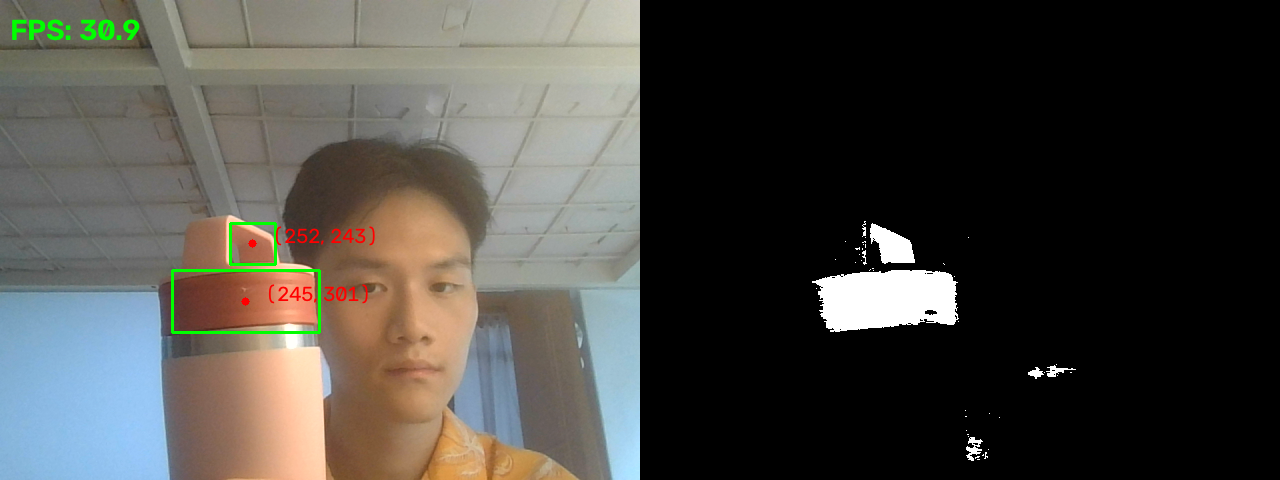
#> input picture combined.png, 1280 x 480 px, given in place of the camera
$ python main.py
#> lines starting #> are read from the running program, lines starting #| are printed output that depends on the picture; after the words box and inside, x2 and y2 are one past the last pixel; in counts of white or black regions, pixels touching at a corner belong together
### week4/notebooks/transform.py
#!/usr/bin/env python
# coding: utf-8

# In[2]:


import numpy as np


# In[1]:


def rotation_matrix_2d(theta_deg):
    theta_rad = np.radians(theta_deg)
    return np.array([
        [np.cos(theta_rad), - np.sin(theta_rad)],
        [np.sin(theta_rad), np.cos(theta_rad)]
    ])


# In[3]:


def scale_matrix_2d(sx, sy):
    return np.array([
        [sx, 0],
        [0, sy]
    ])


# In[ ]:


def translate_2d(point, tx, ty):
    p = np.asarray(point, dtype=float)
    t = np.array([tx, ty], dtype=float)
    return p + t


# In[ ]:

### week3/main.py
#!/usr/bin/env python
# coding: utf-8

# In[1]:


import cv2
import numpy as np
import matplotlib.pyplot as plt
import sys


# In[2]:


print(cv2.__version__)
print(np.__version__)


# In[3]:


import time

def calculate_fps(time_diffs):
    np_array = np.array(time_diffs)
    mean_val = np_array.mean()
    return 1/mean_val


# In[4]:


def draw_fps(frame, fps):
    fps_text = f"FPS: {fps:.1f}"
    return cv2.putText(
        frame,
        fps_text,
        (10, 40),
        cv2.FONT_HERSHEY_SIMPLEX,
        1,
        (0, 255, 0),  # Green text
        2,
        cv2.LINE_AA
    )


# In[5]:


def create_mask(bgr_frame):
    # BGR to HSV
    hsv_frame = cv2.cvtColor(bgr_frame, cv2.COLOR_BGR2HSV)

    # red
    lower_red01 = np.array([0, 120, 70])
    upper_red01 = np.array([10, 255, 255])
    lower_red02 = np.array([170,120,70])
    upper_red02 = np.array([180,255,255])

    mask01 = cv2.inRange(hsv_frame, lower_red01, upper_red01)
    mask02 = cv2.inRange(hsv_frame, lower_red02, upper_red02)

    return cv2.bitwise_or(mask01, mask02)


# In[6]:


def find_objects(mask):
    # maskClean = cv2.morphologyEx(mask, cv2.MORPH_OPEN, np.ones((5,5), np.uint8))
    contours, hierarchy = cv2.findContours(
    mask,
    cv2.RETR_EXTERNAL,
    cv2.CHAIN_APPROX_SIMPLE)

    threshold = 500
    objects = []

    for contour in contours:
        area = cv2.contourArea(contour)
        if area < threshold:
            continue
        x, y, w, h = cv2.boundingRect(contour)
        cx = x + w // 2
        cy = y + h // 2
        objects.append((cx, cy, area, (x, y, w, h)))

    return objects


# In[7]:


import transform


# In[8]:


def pixel_to_world(center_xy, image_size, scale, angle):
    w, h = image_size
    R = transform.rotation_matrix_2d(angle)
    S = transform.scale_matrix_2d(scale, scale)

    rel_position = transform.translate_2d(center_xy, - w / 2.0, - h / 2.0) # translation
    scaled = S @ rel_position # scaling
    angled = R @ scaled # rotation
    return angled


# In[24]:


def draw_detection(frame, detected_objects, image_size, scale, angle):
    wx = wy = None
    for cx, cy, area, (x, y, w, h) in detected_objects:

        greenBGR = (0, 255, 0)
        thickness = 2
        cv2.rectangle(frame, (x, y), (x + w, y + h), greenBGR, thickness)

        redBGR = (0,0,255)
        radius = 4
        cv2.circle(frame, (cx, cy), radius, redBGR, -1)

        wx, wy = pixel_to_world((cx, cy), image_size, scale, angle)
        text = f"px({cx}, {cy})\nworld({wx:.2f}, {wy:.2f})"
        text_position = (cx + 20, cy)

        cv2.putText(
            frame,
            text,
            text_position,
            cv2.FONT_HERSHEY_SIMPLEX,
            0.7,
            redBGR,
            1,
            cv2.LINE_AA
        )

    return frame, (wx, wy)


# In[25]:


def detect(frame, image_size, scale, angle):
    masked = create_mask(frame) # white objects, black background
    detected_objects = find_objects(masked) # detect boundaries
    if not detected_objects:
        return (frame, masked, [], None, None)
    largest = [max(detected_objects, key=lambda o: o[2])]
    result, world_coor = draw_detection(frame, largest, image_size, scale, angle) # draw bounding boxes on the original frame

    # largest[0] is (cx, cy, area, (x, y, w, h))
    pixel_coor = (largest[0][0], largest[0][1])
    # print(f"중심: ({world_coor[0]}, {world_coor[1]}) | 면적: {largest[0][2]}px²")
    return (result, masked, detected_objects, pixel_coor, world_coor)


# In[26]:


from collections import deque


# In[35]:


def main():
    # ---------------- Camera Initialization ----------------
    cap = cv2.VideoCapture(0)

    if not cap.isOpened():
        print("카메라를 열 수 없습니다.")
        sys.exit()

    width = 640
    height = 480
    image_size = (width, height)

    cap.set(cv2.CAP_PROP_FRAME_WIDTH, width)
    cap.set(cv2.CAP_PROP_FRAME_HEIGHT, height)

    print("웹캠 연결 성공")

    # ---------------- Coordinate History ----------------
    pixel_coor_list = deque(maxlen=100)
    world_coor_list = deque(maxlen=100)

    # ---------------- FPS ----------------
    time_diffs = deque(maxlen=30)
    previous_time = time.time()

    # ---------------- Plot ----------------
    plt.ion()
    fig, ax = plt.subplots()

    ax.set_title("Pixel & World Coordinates")
    pixel_sc = ax.scatter([], [], color='blue', label='Pixel')
    world_sc  = ax.scatter([], [], color='red', label='World')

    ax.set_xlim(0, 640)
    ax.set_ylim(480, 0)
    ax.legend()


    frame_count = 0
    scale = 0.01
    angle = 0

    # ======================================================
    # Main Loop
    # ======================================================
    while True:

        ret, frame = cap.read()
#> frame is the input picture: shape (480, 1280, 3); mean B, G, R 66.3, 71.3, 73.2
        if not ret:
            print("프레임을 가져올 수 없습니다.")
            break

        frame_count += 1

        # ---------- FPS ----------
        current_time = time.time()
        time_diffs.append(current_time - previous_time)
        previous_time = current_time

        if len(time_diffs) == time_diffs.maxlen:
            fps = calculate_fps(time_diffs)
            draw_fps(frame, fps)

        # ---------- Object Detection ----------
        result, mask, objects, pixel_coor, world_coor = detect(
            frame.copy(), image_size, scale, angle
        )
#> in create_mask, `hsv_frame = cv2.cvtColor(bgr_frame, cv2.COLOR_BGR2HSV)`: hsv_frame: shape (480, 1280, 3); mean H, S, V 19.7, 29.2, 80.2
#> in create_mask, `mask01 = cv2.inRange(hsv_frame, lower_red01, upper_red01)`:
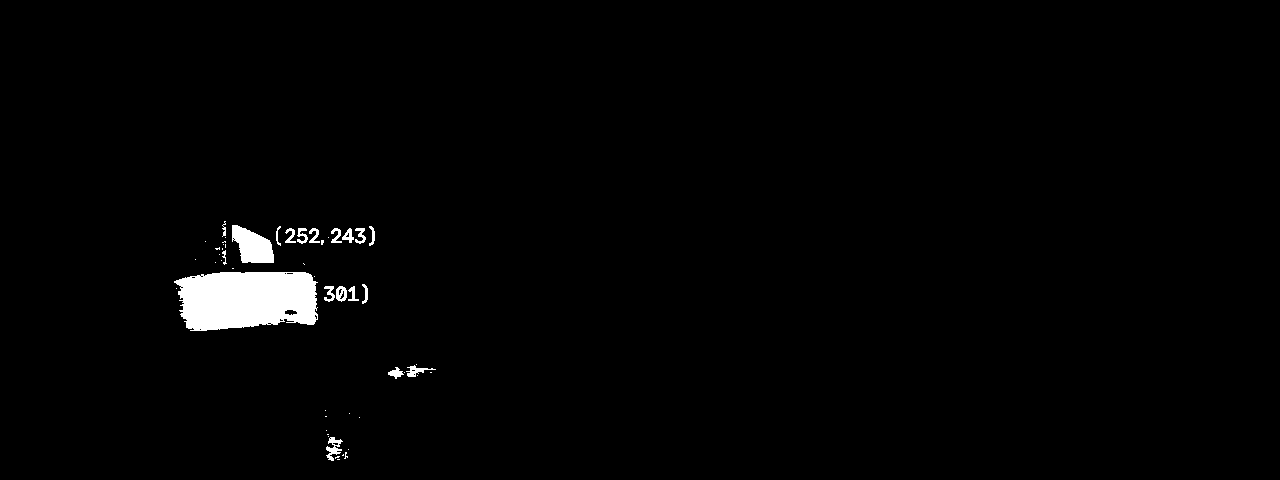
#> mask01: shape (480, 1280); 1.6% white; 52 white regions (33 under 20 px)
#> in create_mask, `mask02 = cv2.inRange(hsv_frame, lower_red02, upper_red02)`: mask02: shape (480, 1280); every value is 0
#> in find_objects, `contours, hierarchy = cv2.findContours( mask, cv2.RETR_EXTERNAL, cv2.C..`: contours = 52 contours, 35 with area under 20; largest, box (x1, y1, x2, y2) and area: (174, 272, 318, 331) 6980, (232, 225, 274, 263) 1014, (326, 437, 343, 461) 147, (336, 286, 347, 302) 125, (406, 365, 436, 377) 98
#> the loop in find_objects, `for contour in contours:` made 52 passes
#> area on passes 6, 17, 18, 21, 22, 23, 24, 43, 44, 45, 46, 47: 147, 75, 98, 46.5, 125, 62.5, 41.5, 62, 77.5, 59, 57.5, 61
#> (area, x, y, w, h, cx, cy) on passes 26, 51: (6980, 174, 272, 144, 59, 246, 301), (1013.5, 232, 225, 42, 38, 253, 244)
#> after the loop in find_objects, `for contour in contours:`: objects = [(246, 301, 6980, (174, 272, 144, 59)), (253, 244, 1013.5, (232, 225, 42, 38))]
#> in detect, `detected_objects = find_objects(masked)`: detected_objects has the same summary as objects in find_objects
#> in detect, `largest = [max(detected_objects, key=lambda o: o[2])]`: largest = [(246, 301, 6980, (174, 272, 144, 59))]
#> the loop in draw_detection, `for cx, cy, area, (x, y, w, h) in detected_objects: ` made 1 pass
#> (cx, cy, area, x, y, greenBGR) on pass 1: (246, 301, 6980, 174, 272, (0, 255, 0))
#> after the loop in draw_detection, `for cx, cy, area, (x, y, w, h) in detected_objects:`:
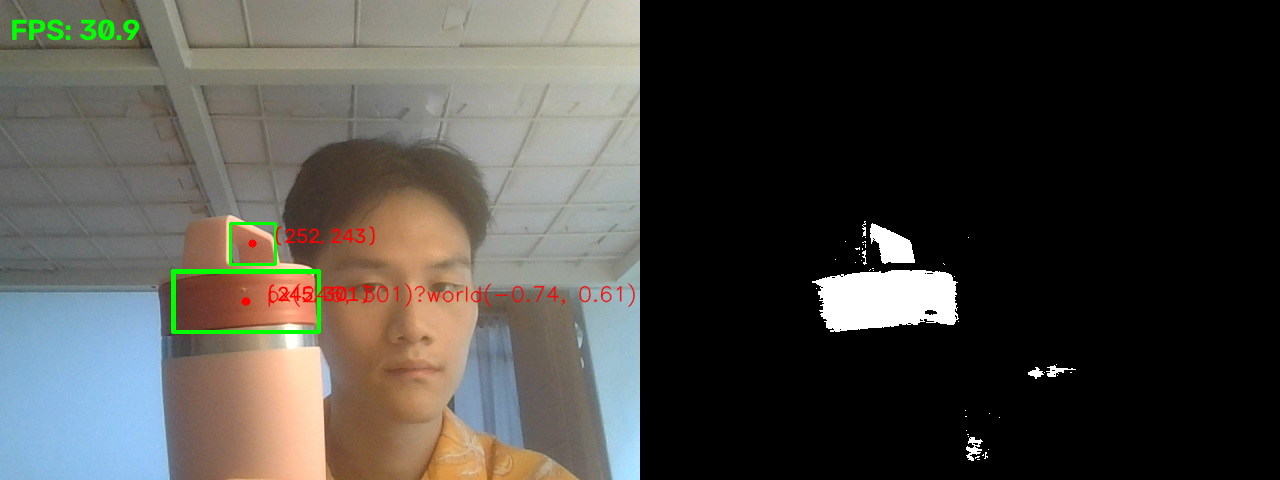
#> frame: shape (480, 1280, 3); 0.45% of pixels changed, all inside (x1, y1, x2, y2) = (174, 272, 636, 331)
#> in detect, `result, world_coor = draw_detection(frame, largest, image_size, scale,..`: world_coor = (-0.74, 0.61)
#> in detect, `pixel_coor = (largest[0][0], largest[0][1])`: pixel_coor = (246, 301)
#> pixel_coor = (246, 301); world_coor = (-0.74, 0.61)

        # ---------- Save Coordinates ----------
        if pixel_coor is not None:
            pixel_coor_list.append(pixel_coor)
            world_coor_list.append(world_coor)

            print(f"pixel: {pixel_coor} | world: ({world_coor[0]:.2f}, {world_coor[1]:.2f})")
#| pixel: (246, 301) | world: (-0.74, 0.61)

        if frame_count % 3 == 0 and len(pixel_coor_list) == 100:
            pixel_sc.set_offsets(pixel_coor_list)
            world_sc.set_offsets(world_coor_list)

            plt.draw()
            plt.pause(0.001)


        # ---------- Display Text (Current Angle & Scale) ----------
        cv2.putText(
            result,
            f"Angle: {angle} deg | Scale: {scale:.4f}",
            (10, 60),
            cv2.FONT_HERSHEY_SIMPLEX,
            0.7,
            (0, 255, 0),
            2,
        )
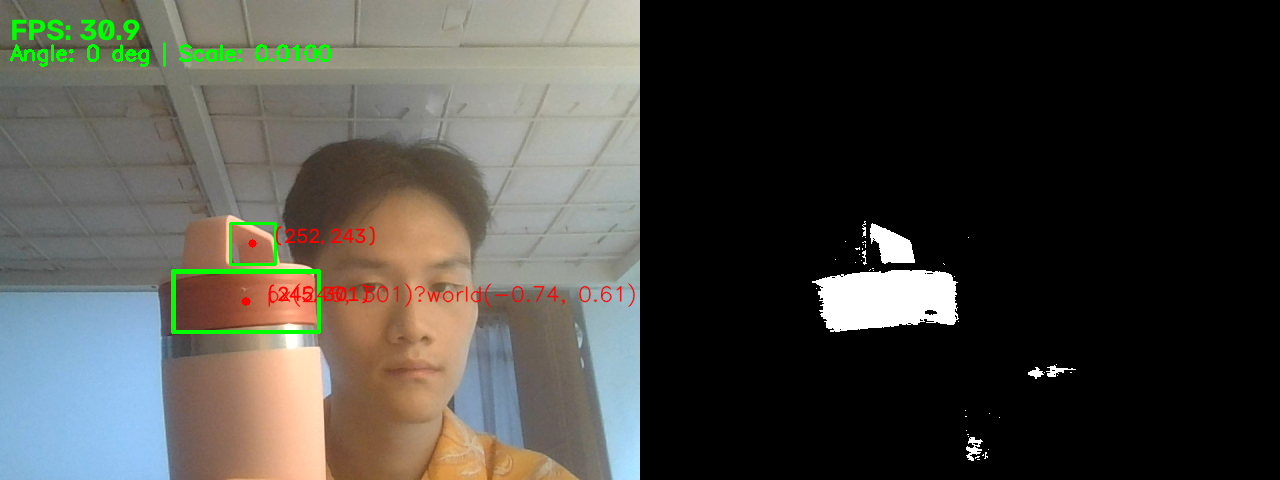
#> result: shape (480, 1280, 3); 0.34% of pixels changed, all inside (x1, y1, x2, y2) = (10, 42, 331, 67)


        cv2.imshow("Result", result)

        # ---------- 4. Key Processing ----------
        key = cv2.waitKey(1) & 0xFF
#> (key q is pressed here)
        if key == ord("q"):
          break
        elif key == ord("a"):
          angle -= 5
        elif key == ord("d"):
          angle += 5
        elif key == ord("+") or key == ord("="):
          scale *= 1.1
        elif key == ord("-") or key == ord("_"):
          scale *= 0.9
    # ---------------- Cleanup ----------------
    cap.release()
    cv2.destroyAllWindows()


# In[36]:


if __name__ == "__main__":
    main()


# In[ ]:


# In[ ]:


# In[ ]:
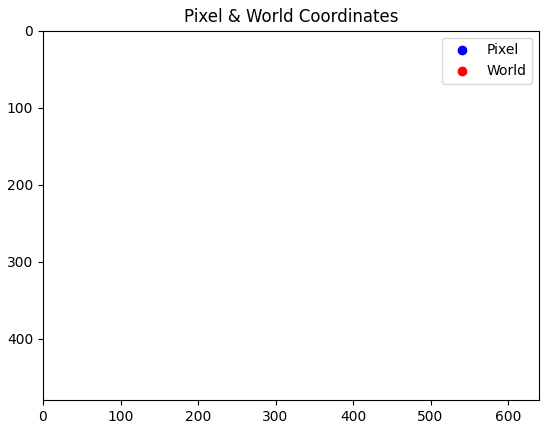
#> figure drawn by matplotlib, 1 panel
